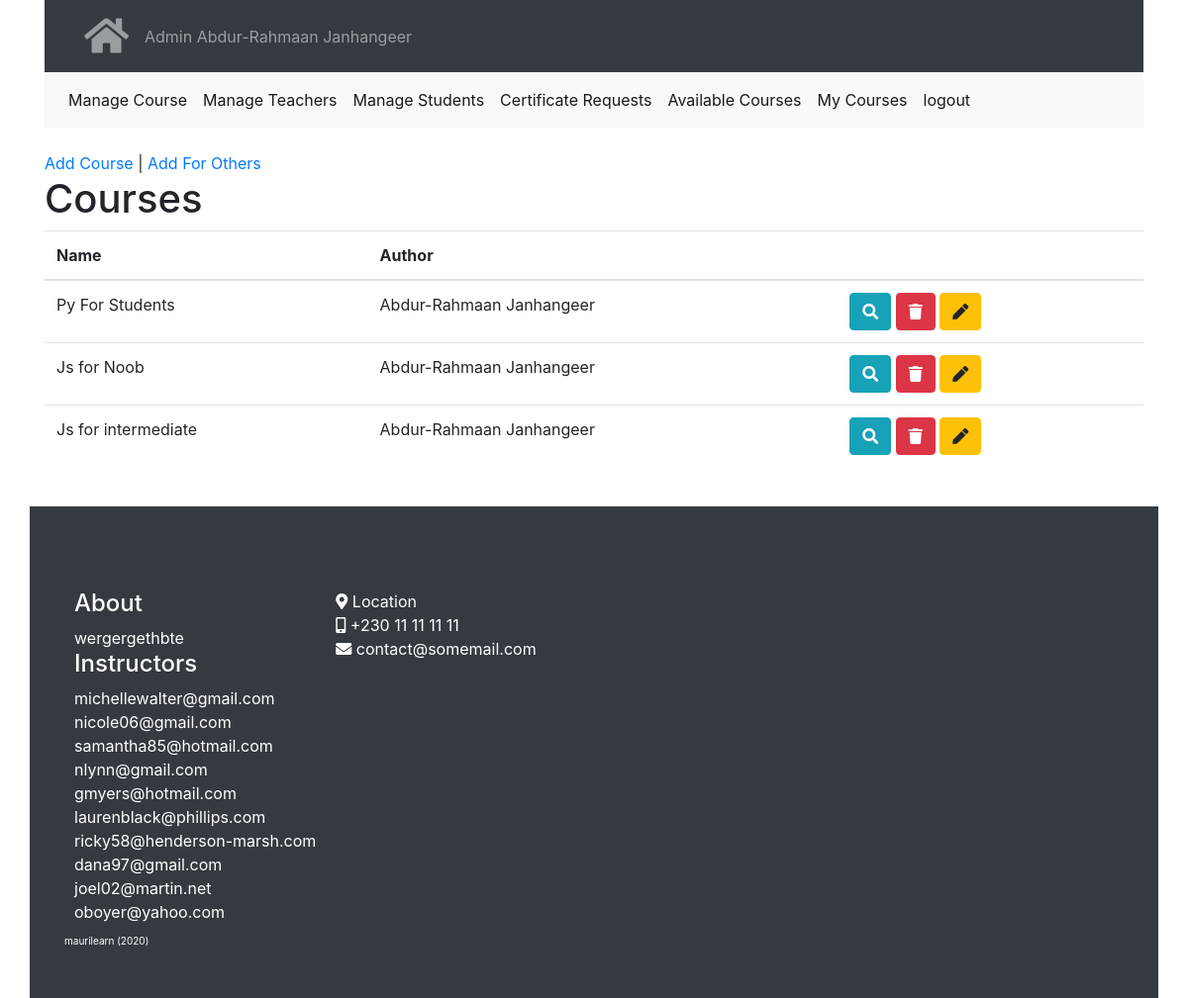
Before: /course/ (signed in) with the older database file.
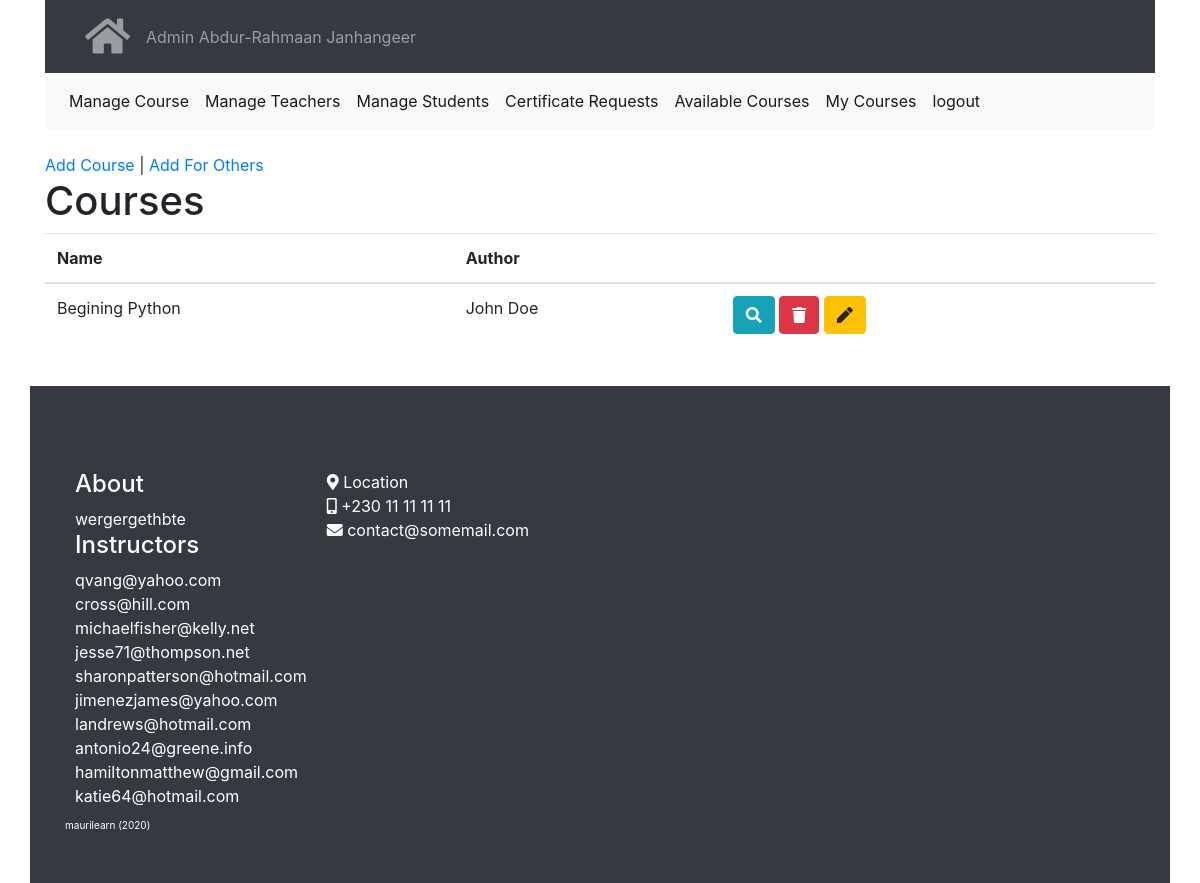
After: the same page with the newer database file.
### modules/auth/models.py (models this page shows, shortened)
class User(UserMixin, db.Model):
    __tablename__ = 'users'
    id = db.Column(db.Integer, primary_key=True)
    email = db.Column(db.String(100))
    password = db.Column(db.String(128))
    name = db.Column(db.String(120))
    role = db.Column(db.String(120))
    courses = db.relationship("Course",
        secondary=course_subs,
        cascade = "all, delete")# !subs- teacher, students
    quiz_histories = db.relationship('QuizHistory', backref='person', lazy=True,
        cascade="all, delete, delete-orphan")
    def delete(self):
        db.session.delete(self)
        db.session.commit()

### modules/course/models.py (models this page shows, shortened)
class Course(db.Model):
    __tablename__ = 'courses'
    id = db.Column(db.Integer, primary_key=True)
    name = db.Column(db.String(100))
    created_date = db.Column(db.DateTime, default=datetime.now())
    teacher_id = db.Column(db.Integer, db.ForeignKey('users.id'),
        nullable=False)
    sections = db.relationship('Section', backref='course', lazy=True,
        cascade="all, delete, delete-orphan")
    def delete(self):
        db.session.delete(self)
        db.session.commit()

### modules/course/view.py (the view)
@course_blueprint.route("/")
@login_required
def index():
    context = base_context()
    context['User'] = User
    context['courses'] = Course.query.all()
    return render_template('course/index.html', **context)

### app.py (called while the page is built)
def create_app(config_name):
    app = Flask(__name__)
    configuration = app_config[config_name]
    app.config.from_object(configuration)
    db.init_app(app)
    ma.init_app(app)
    csrf = CSRFProtect(app)
    configure_uploads(app, photos)
    login_manager.init_app(app)
    login_manager.login_view = configuration.LOGIN_VIEW
    login_manager.login_message = configuration.LOGIN_MESSAGE
    @login_manager.user_loader
    def load_user(id):
        return User.query.get(id)
    for module in os.listdir("modules"):
        if module.startswith("__"):
            continue
        mod = importlib.import_module("modules.{}.view".format(module))
        app.register_blueprint(getattr(mod, "{}_blueprint".format(module)))
    @app.route("/")
    def index():
        return redirect(configuration.HOMEPAGE_URL)
    return app

### shopyoapi/enhance.py (called while the page is built)
def base_context():
    base_context = {
        'MESSAGE': '',
        'current_user': current_user,
        'User': User
    }
    return base_context.copy()

### modules/course/templates/course/index.html (shortened to what this page needs)
{% extends "base/base.html" %}
{% block content %}
{%include 'course/partials/nav.html'%}
<br>
<a class="" href="{{url_for('course.add')}}">Add Course</a> |
<a class="" href="{{url_for('course.add')}}">Add For Others</a>
<br>
<h1>Courses</h1>
<table class="table">
    <thead>
        <tr>
            <th>Name</th>
            <th>Author</th>
            <th></th>
        </tr>
    </thead>
    <tbody>
{% for course in courses %}
    {%set teacher = User.query.get(course.teacher_id)%}
    <tr>
        <td>{{course.name}}</td>
        <td>{{teacher.name}}</td>
        <td>
            <a class="btn btn-info" href="{{url_for('course.view', course_id=course.id)}}">
                <i class="fa fa-search"></i>
            </a>
            <a class="btn btn-danger" href="">
                <i class="fa fa-trash"></i>
            </a>
            <a class="btn btn-warning" href="">
                <i class="fa fa-pen"></i>
            </a>
        </td>
    </tr>
{%endfor%}
    </tbody>
</table>
{% endblock %}

### modules/base/templates/base/base.html (shortened to what this page needs)
<!DOCTYPE html>
<html>
<head>
    <link rel="stylesheet" href="/static/bootstrap.min.css">
    <link rel="stylesheet" href="/static/fontawesome/css/all.css">
</head>
<body>
<div class="container">
    <nav class="navbar navbar-expand-sm bg-dark navbar-dark">
      <div id="flashed-messages">
    </div>
      <ul class="navbar-nav">
        <li class="nav-item">
          <a class="nav-link" href="/" title="Main Page"><i class="fas fa-home"></i></a>
        </li>
      </ul>
      <ul class="navbar-nav">
        <li class="nav-item">
          <a class="nav-link" href="/" title="Main Page">
            <span style="text-transform:capitalize;">{{current_user.role}}</span> {{current_user.name}}
          </a>
        </li>
      </ul>
    </nav>
    {% block content %}{% endblock %}
</div>
<br>
<footer class="app-footer page-footer bg-dark container" style="">
  <br>
  <div class="row">
    <div class="">
      <h4>About</h4>
      wergergethbte
      <h4>Instructors</h4>
      {%for teacher in User.query.filter(
                (User.role == 'teacher')
                ).all()%}
        {{teacher.email}}<br>
      {%endfor%}
    </div>
    <div class="">
      <i class="fa fa-map-marker-alt"></i> Location <br>
      <i class="fa fa-mobile-alt"></i> +230 11 11 11 11 <br>
      <i class="fa fa-envelope"></i> contact@somemail.com
    </div>
  </div>
  <div class="row app-copyright">
    maurilearn (<span id="year"></span>)
  </div>
</footer>
</body>
</html>

### modules/course/templates/course/partials/nav.html
<nav class="navbar navbar-expand-lg navbar-light bg-light">
  <div class="collapse navbar-collapse" id="navbarSupportedContent">
    <ul class="navbar-nav mr-auto">
      {%if current_user.role == 'admin'%}
      <li class="nav-item active">
        <a class="nav-link" href="{{url_for('course.index')}}">Manage Course</a>
      </li>
      <li class="nav-item active">
        <a class="nav-link" href="{{url_for('teacher.index')}}">Manage Teachers</a>
      </li>
      <li class="nav-item active">
        <a class="nav-link" href="{{url_for('student.index')}}">Manage Students</a>
      </li>
      {%endif%}
      {%if current_user.role in ['admin', 'teacher']%}
        <li class="nav-item active">
          <a class="nav-link" href="{{url_for('course.view_certificate_request')}}">Certificate Requests</a>
        </li>
      {%endif%}
      <li class="nav-item active">
        <a class="nav-link" href="{{url_for('course.list')}}">Available Courses</a>
      </li>
      <li class="nav-item active">
        <a class="nav-link" href="{{url_for('course.mycourses')}}">My Courses</a>
      </li>
      <li class="nav-item active">
        <a class="nav-link" href="{{url_for('auth.logout')}}">logout</a>
      </li>
    </ul>
  </div>
</nav>

### modules/base/templates/base/base.html (style rules this page uses)
html { scroll-behavior: smooth; }
.nav-link i { font-size: 40px; }
#flashed-messages { padding: 5px; position: fixed; right: 5px; top: 5px; z-index: 10; height: 300px; overflow-y: scroll; }
.app-footer { width: 100% !important; color: white !important; padding: 50px !important; }
.app-footer .row div { margin: 10px !important; }
.app-copyright { font-size: 10px; }

Changed rows visible on the page:
removed Course: name "Py For Students", {{ teacher.name }} "Abdur-Rahmaan Janhangeer"
removed Course: name "Js for Noob", {{ teacher.name }} "Abdur-Rahmaan Janhangeer"
no longer on one of the page's lists (row edited): User: email "michellewalter@gmail.com"
removed Course: name "Js for intermediate", {{ teacher.name }} "Abdur-Rahmaan Janhangeer"
added Course: name "Begining Python", {{ teacher.name }} "John Doe"
changed User: email "nicole06@gmail.com" → "qvang@yahoo.com"
changed User: email "samantha85@hotmail.com" → "cross@hill.com"
changed User: email "nlynn@gmail.com" → "michaelfisher@kelly.net"
changed User: email "gmyers@hotmail.com" → "jesse71@thompson.net"
changed User: email "laurenblack@phillips.com" → "sharonpatterson@hotmail.com"
changed User: email "ricky58@henderson-marsh.com" → "jimenezjames@yahoo.com"
changed User: email "dana97@gmail.com" → "landrews@hotmail.com"
changed User: email "joel02@martin.net" → "antonio24@greene.info"
changed User: email "oboyer@yahoo.com" → "hamiltonmatthew@gmail.com"
now on this page (row edited): User: email "katie64@hotmail.com"
